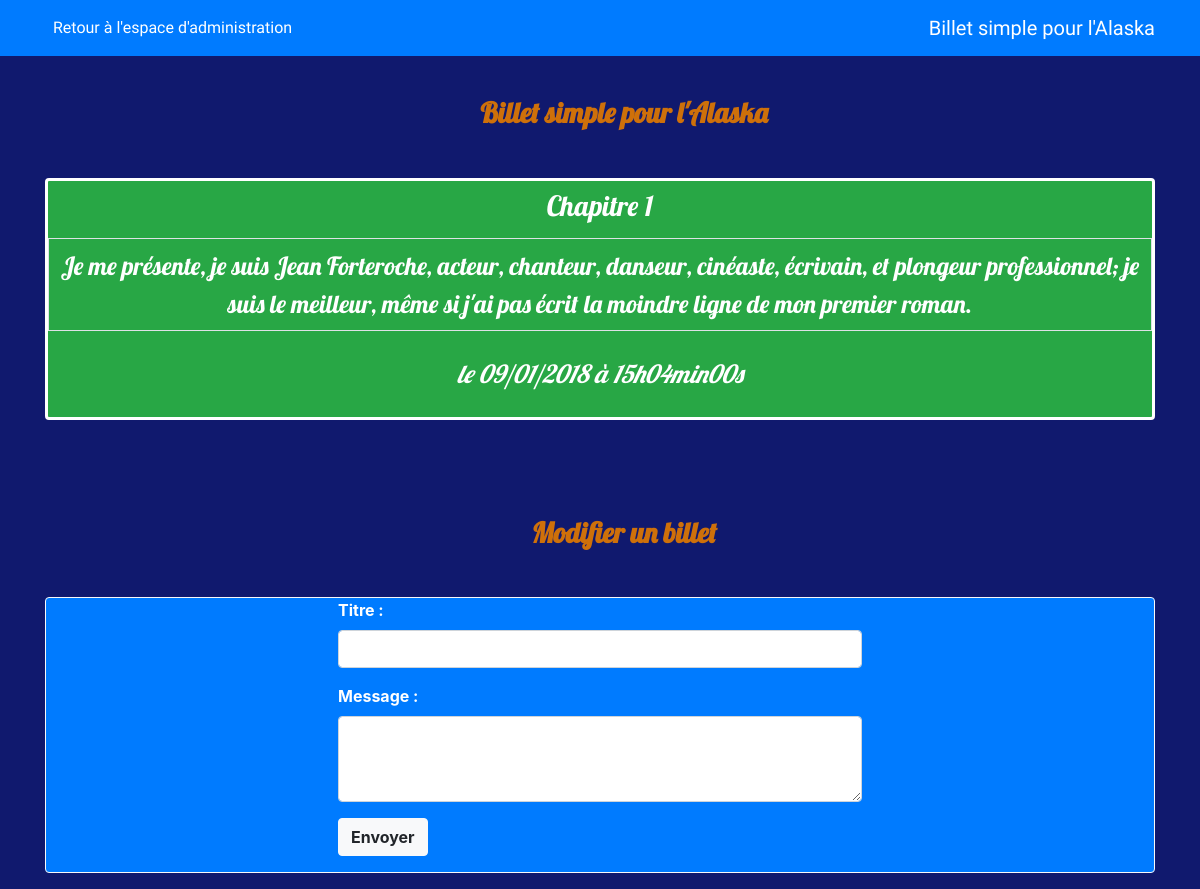
/index.php?action=changePost&id=1, run on the app's committed database.
### tables this page shows
CREATE TABLE `posts` (
  `id` int(11) NOT NULL,
  `title` varchar(255) NOT NULL,
  `content` text NOT NULL,
  `creation_date` datetime NOT NULL
);

### controller/frontend.php (called while the page is built, shortened)
<?php
require_once('model/PostManager.php');
function changePost()
{
    $postManager = new \OpenClassrooms\Blog\Model\PostManager();
    $post = $postManager->getPost($_GET['id']);
    require('view/frontend/changePostView.php');
}

### model/PostManager.php (called while the page is built, shortened)
<?php
    class PostManager extends Manager
    {
        public function getPost($postId)
        {
            $db = $this->dbConnect();
            $req = $db->prepare('SELECT id, title, content, DATE_FORMAT(creation_date, \'%d/%m/%Y à %Hh%imin%ss\') AS creation_date_fr FROM posts WHERE id = ?');
            $req->execute(array($postId));
            $post = $req->fetch();
            return $post;
        }
    }

### view/frontend/changePostView.php (the view, shortened to what this page needs)
<nav class="navbar navbar-expand-lg navbar-dark bg-primary fixed-top mb-5">
    <div class="container">
        <a class="navbar-brand order-1 mr-0" href="index.php" >Billet simple pour l'Alaska</a>
        <div class="collapse navbar-collapse" id="navbarNavAltMarkup">
            <div class="navbar-nav">
                <a class="nav-item nav-link text-white" href="index.php?action=admin">Retour à l'espace d'administration</a>
            </div>
        </div>
    </div>
</nav>
<div class="container">
    <div class="row">
        <div class="col-sm-12 my-5">
            <h3 class="my-5 pl-5 text-center">Billet simple pour l'Alaska</h3>
            <div class="bg-success rounded">
                <h3 class="text-center text-white chapitre py-2">
                    <?= htmlspecialchars($post['title']) ?>
                </h3>
                <p class="text-white text-center py-2 border">
                    <?= nl2br(htmlspecialchars($post['content'])) ?>
                </p>
                <p class="text-white text-center py-2">
                    <em>le <?= $post['creation_date_fr'] ?></em>
                </p>
            </div>
        </div>
    </div>
</div>
<div class="container">
    <div class="row">
        <div class="col-sm-12">
            <h3 class="my-5 pl-5 text-center">Modifier un billet</h3>
            <div class="bg-primary rounded font-weight-bold border border-light mb-3">
                <form class="col-sm-6 mx-auto" action="index.php?action=updatePost&amp;id=<?= $post['id'] ?>" method="post">
                    <div class="form-group">
                        <label for="title" class="text-white">Titre :</label>
                        <input type="text" class="form-control" id="title" name="title" aria-describedby="emailHelp">
                    </div>
                    <div class="form-group">
                        <label for="content" class="text-white">Message :</label>
                        <textarea class="form-control" id="content" name="content" rows="3"></textarea>
                    </div>
                    <button type="submit" class="btn btn-light font-weight-bold d-flex justify-content-center mb-3">Envoyer</button>
                </form>
            </div>
        </div>
    </div>
</div>
<?php require('template.php'); ?>

### public/css/template.css (style rules this page uses)
body { background-color: #10196E; }
a.nav-item.nav-link.text-white, a.navbar-brand.order-1.mr-0 { font-family: 'Rammetto One', cursive; }
h1.display-5.my-5, h3.my-5, h3.text-center.billet { margin-top: 30px; color: #CE700A; font-weight: bold; font-family: 'Lobster', cursive; }
div.bg-success.rounded { border: 3px solid #fff; font-family: 'Lobster', cursive; }
p.text-white.text-center { font-family: 'Lobster', cursive; font-size: 25px; }
h3.text-center.text-white.chapitre, { font-family: 'Lobster', cursive; font-size: 25px; font-weight: bold; border: 2px solid #fff; }

### data on the page
posts: title "Chapitre 1", content "Je me présente, je suis Jean Forteroche, acteur, chanteur, danseur, cinéaste, écrivain, et plongeur professionnel; je suis le meilleur, même si j'ai pas écrit la moindre ligne de mon premier roman."

### other printed values
$post['creation_date_fr'] "09/01/2018 à 15h04min00s"
